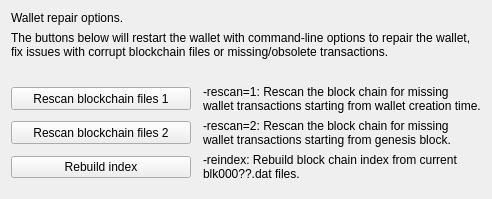
     <widget class="QWidget" name="pageRepair">
      <layout class="QGridLayout" name="repairLayout" columnstretch="0,1">
       <property name="horizontalSpacing">
        <number>12</number>
       </property>
       <item row="0" column="0" colspan="2">
        <widget class="QLabel" name="label_repair_header">
         <property name="text">
          <string>Wallet repair options.</string>
         </property>
         <property name="wordWrap">
          <bool>true</bool>
         </property>
        </widget>
       </item>
       <item row="1" column="0" colspan="2">
        <widget class="QLabel" name="label_repair_helptext">
         <property name="text">
          <string>The buttons below will restart the wallet with command-line options to repair the wallet, fix issues with corrupt blockchain files or missing/obsolete transactions.</string>
         </property>
         <property name="wordWrap">
          <bool>true</bool>
         </property>
        </widget>
       </item>
       <item row="2" column="0" colspan="2">
        <widget class="QLabel" name="wallet_path">
        </widget>
       </item>
       <item row="3" column="0">
        <widget class="QPushButton" name="btn_rescan1">
         <property name="minimumSize">
          <size>
           <width>180</width>
           <height>23</height>
          </size>
         </property>
         <property name="text">
          <string>Rescan blockchain files 1</string>
         </property>
        </widget>
       </item>
       <item row="3" column="1">
        <widget class="QLabel" name="label_repair_rescan1">
         <property name="text">
          <string>-rescan=1: Rescan the block chain for missing wallet transactions starting from wallet creation time.</string>
         </property>
         <property name="wordWrap">
          <bool>true</bool>
         </property>
        </widget>
       </item>
       <item row="4" column="0">
        <widget class="QPushButton" name="btn_rescan2">
         <property name="minimumSize">
          <size>
           <width>180</width>
           <height>23</height>
          </size>
         </property>
         <property name="text">
          <string>Rescan blockchain files 2</string>
         </property>
        </widget>
       </item>
       <item row="4" column="1">
        <widget class="QLabel" name="label_repair_rescan2">
         <property name="text">
          <string>-rescan=2: Rescan the block chain for missing wallet transactions starting from genesis block.</string>
         </property>
         <property name="wordWrap">
          <bool>true</bool>
         </property>
        </widget>
       </item>
       <item row="5" column="0">
        <widget class="QPushButton" name="btn_reindex">
         <property name="text">
          <string>Rebuild index</string>
         </property>
        </widget>
       </item>
       <item row="5" column="1">
        <widget class="QLabel" name="label_repair_reindex">
         <property name="text">
          <string>-reindex: Rebuild block chain index from current blk000??.dat files.</string>
         </property>
         <property name="wordWrap">
          <bool>true</bool>
         </property>
        </widget>
       </item>
       <item row="6" column="1">
        <spacer name="verticalSpacerRepair">
         <property name="orientation">
          <enum>Qt::Vertical</enum>
         </property>
        </spacer>
       </item>
      </layout>
     </widget>
